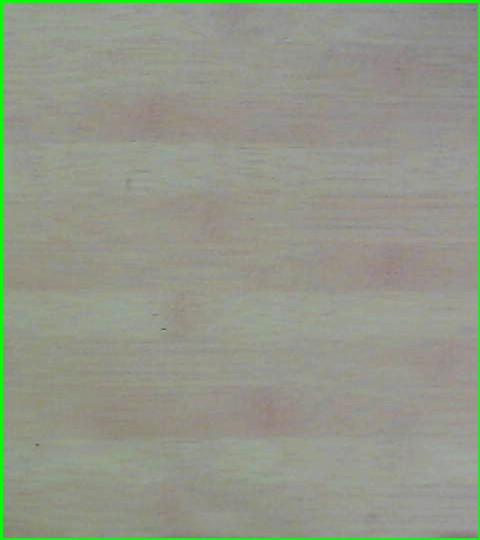
#> input picture opencv/ch10-图像上的算术运算/subtract1.jpg, 480 x 540 px, found by its file name
$ python '图像相减1.py'
#> lines starting #> are read from the running program, lines starting #| are printed output that depends on the picture; after the words box and inside, x2 and y2 are one past the last pixel; in counts of white or black regions, pixels touching at a corner belong together

"""
图像相减1.py:
"""

import cv2
import numpy as np

img1=cv2.imread('ch10-图像上的算术运算/subtract1.jpg',0)
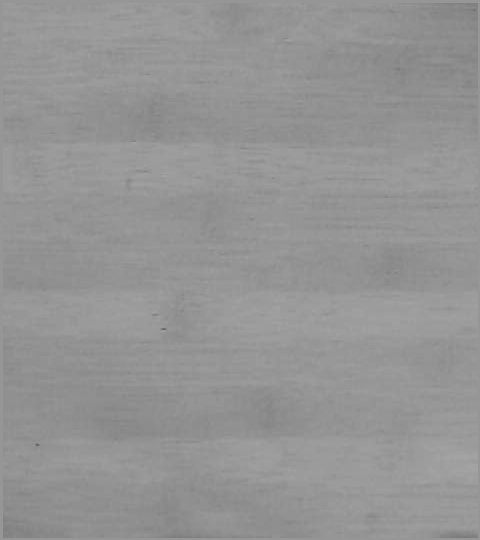
#> img1: shape (540, 480); min 95, max 165, mean 148.5
img2=cv2.imread('ch10-图像上的算术运算/subtract2.jpg',0)
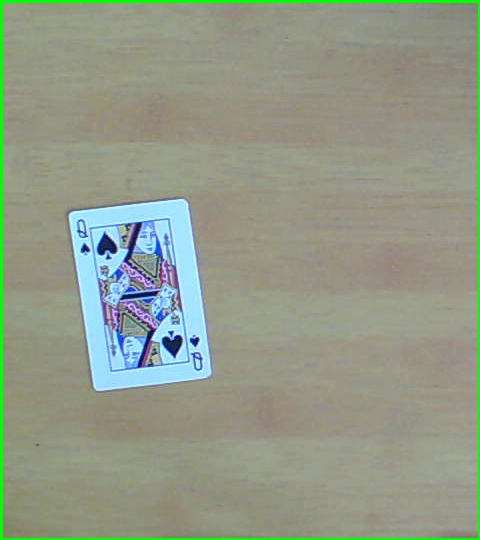
#> input picture opencv/ch10-图像上的算术运算/subtract2.jpg, 480 x 540 px, found by its file name
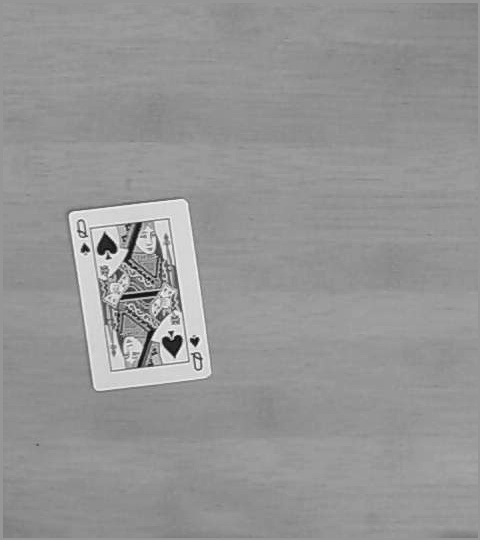
#> img2: shape (540, 480); min 5, max 252, mean 149.8

cv2.imshow('subtract1',img1)
cv2.imshow('subtract2',img2)


# st=img2-img1
st=img1-img2#相反
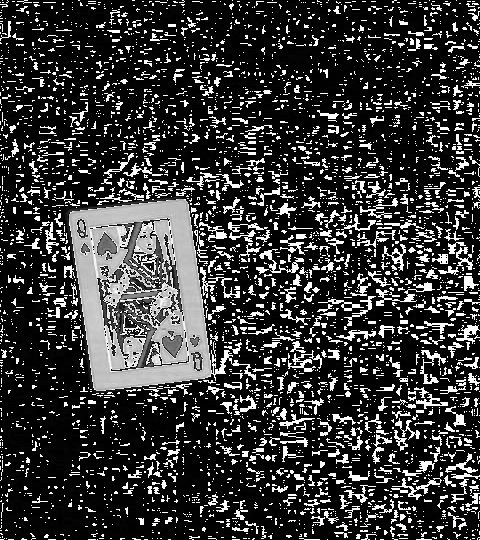
#> st: shape (540, 480); min 0, max 255, mean 56.1
cv2.imshow('after subtract',st)

#效果好一点
# ret,threshold=cv2.threshold(st,0, 127, cv2.THRESH_BINARY)
ret,threshold=cv2.threshold(st, 50,255, cv2.THRESH_BINARY)
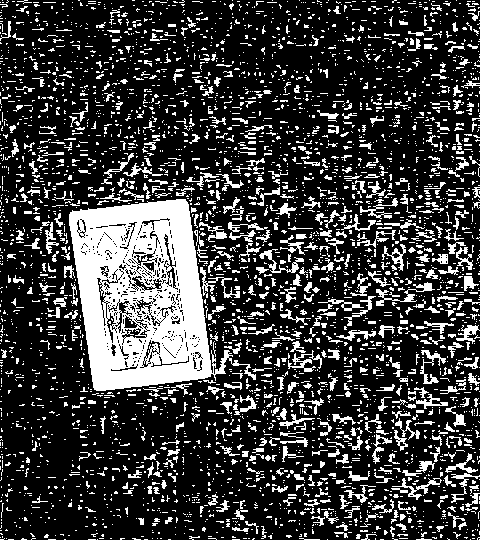
#> threshold: shape (540, 480); 23.4% white; 3782 white regions (3238 under 20 px), largest, box (x1, y1, x2, y2) and area: (69, 199, 256, 391) 19054, (376, 282, 435, 306) 323, (200, 267, 240, 298) 275
cv2.imshow('after threshold', threshold)


cv2.waitKey(0)
